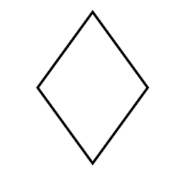
#> input picture data/diamond.png, 178 x 184 px
$ python main.py
#> lines starting #> are read from the running program, lines starting #| are printed output that depends on the picture; after the words box and inside, x2 and y2 are one past the last pixel; in counts of white or black regions, pixels touching at a corner belong together

import subprocess
import os
import cv2
import numpy as np
import pdb
#from sklearn.neighbors import NearestNeighbors
import math


# Setup directories
input_folder = "data"
output_folder = "output"
src_file = "diamond.png"
output = "gcode.out"
if not os.path.exists(output_folder):
    os.makedirs(output_folder)

# user-configurable drawing dimension in pixels
INPUT_WIDTH = 1000
INPUT_HEIGHT = 1500

# HSV thresholds for 3 uniquecolors
color_thres = {
    'green': {
        'lower': [35, 50, 50],
        'upper': [85, 255, 255]
    },
    'black': {
        'lower': [0, 0, 0],      # the HSV values may require adjustment
        'upper': [179, 50, 255]
    },
    'red': {
        'lower': [100, 50, 50],
        'upper': [130, 255, 255]
    }
}


class GcodeConverter:
    def __init__(self):
        self.M_UP = "M5"
        self.M_DOWN = "M3"
        self.color_commands = {
            'green': "G",
            'black': "B",
            'red': "R"
        }

    def get_color_contours(self, image):
        """Extract contours for each color"""
#> called with image = 'data/diamond.png'
        img = cv2.imread(image)
#> img is the input picture: shape (184, 178, 3); mean B, G, R 247.7, 247.7, 247.7
        img = cv2.resize(img, (INPUT_WIDTH, INPUT_HEIGHT))
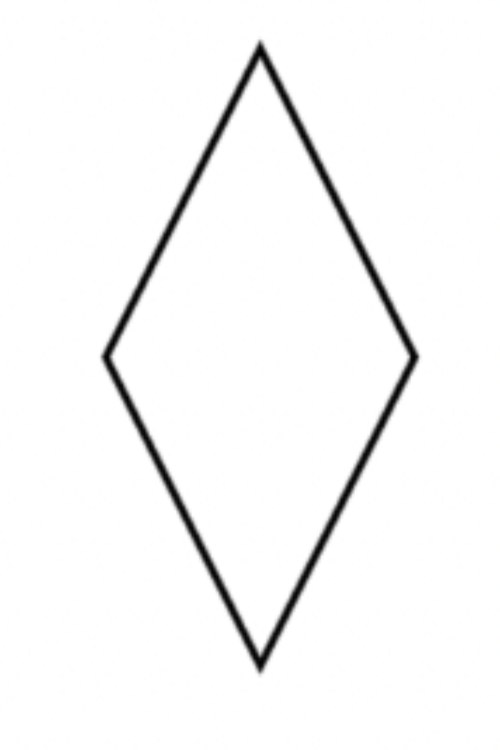
#> img: shape (1500, 1000, 3) (shown at 1/2 size); mean B, G, R 247.7, 247.7, 247.7
        hsv = cv2.cvtColor(img, cv2.COLOR_BGR2HSV)
#> hsv: shape (1500, 1000, 3); mean H, S, V 26.5, 0.5, 247.8

        color_contours = {}

        for color_name, ranges in color_thres.items():
            # Create mask
            if isinstance(ranges, list):
                mask = None
                for r in ranges:
                    range_mask = cv2.inRange(hsv, np.array(r['lower']), np.array(r['upper']))
                    mask = range_mask if mask is None else cv2.bitwise_or(mask, range_mask)
            else:
                mask = cv2.inRange(hsv, np.array(ranges['lower']), np.array(ranges['upper']))

            # find contours in this color
            contours, _ = cv2.findContours(mask, cv2.RETR_EXTERNAL, cv2.CHAIN_APPROX_SIMPLE)
            contours = [c for c in contours if cv2.contourArea(c) > 100]
            color_contours[color_name] = contours

            # Clean mask
            # kernel = np.ones((3,3), np.uint8)
            # mask = cv2.morphologyEx(mask, cv2.MORPH_OPEN, kernel)

            print(f"Found {len(contours)} contours for {color_name}")
#> this loop made 3 passes
#> contours on pass 2: [[[0, 0], [0, 1499], [999, 1499], [999, 0]]]
#| Found 0 contours for green
#| Found 1 contours for black
#| Found 0 contours for red
#> pass 2, in get_color_contours, `mask = cv2.inRange(hsv, np.array(ranges['lower']), np.array(ranges['up..`:
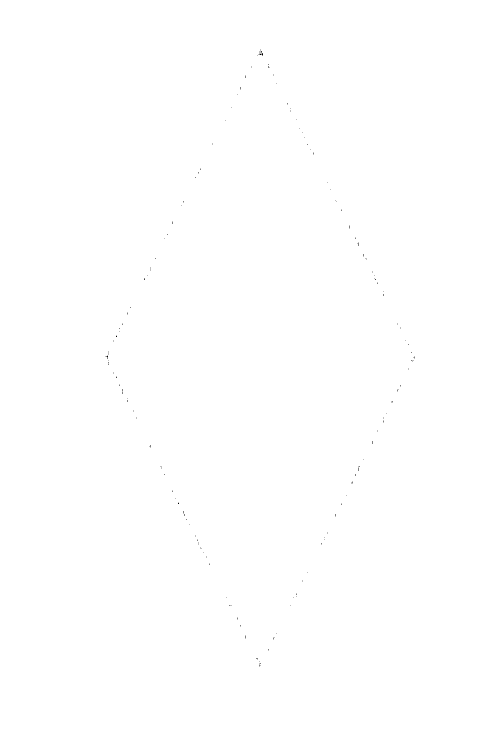
#> mask: shape (1500, 1000) (shown at 1/2 size); 100% white; black in thin lines or dots, all inside (x1, y1, x2, y2) = (211, 99, 830, 1333)
#> after the loop, color_contours = {'green': [], 'black': [[[0, 0], [0, 1499], [999, 1499], [999, 0]]], 'red': []}

        return color_contours, img

    def image_to_gcode(self, image, output_file):
        color_contours, img = self.get_color_contours(image)

        with open(output_file, 'w') as f:
            f.write("G90\n")  # Absolute positioning

            for color_name, contours in color_contours.items():
                if not contours:
                    continue

                print(f"Processing {len(contours)} contours for {color_name}")

                # Color change command
                f.write(f"{self.color_commands[color_name]}\n")

                # Process contours
                for i, contour in enumerate(contours):
                    self.write_contour(f, contour, f"{color_name}_{i+1}")
#> this loop made 3 passes
#> (color_name, contours) on passes 1, 3: ('green', []), ('red', [])
#| Processing 1 contours for black

            f.write("M30\n")  # Program end

        print(f"G-code written to {output_file}")
        return output_file

    def write_contour(self, file_handle, contour, contour_id):
        points = contour.reshape(-1, 2)
        if len(points) < 2:
            return

        # Move to start
        file_handle.write(f"G0 X{points[0][0]:.2f} Y{points[0][1]:.2f}\n")
        file_handle.write(f"{self.M_DOWN}\n")

        # Draw contour
        for point in points[1:]:
            file_handle.write(f"G1 X{point[0]:.2f} Y{point[1]:.2f}\n")

        file_handle.write(f"{self.M_UP}\n\n")


def main():
    converter = GcodeConverter()
    try:
        image_path = f"{input_folder}/{src_file}"
        output_file = converter.image_to_gcode(image_path, f"{output_folder}/{output}")
        print(f"G-code saved to: {output_file}")
    except Exception as e:
        print(f"Error: {e}")

if __name__ == "__main__":
    main()

$ run again, with data/alphabets.png copied over data/diamond.png
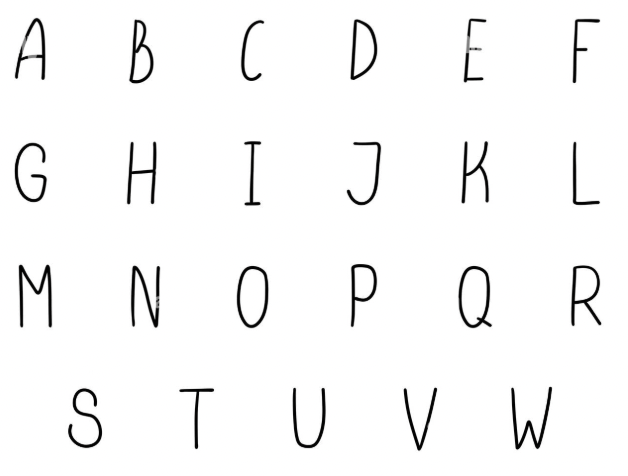
#> input picture data/alphabets.png, 628 x 476 px
#> in get_color_contours, img is the input picture: shape (476, 628, 3); mean B, G, R 247.1, 247.1, 247.1
#> in get_color_contours, `img = cv2.resize(img, (INPUT_WIDTH, INPUT_HEIGHT))`:
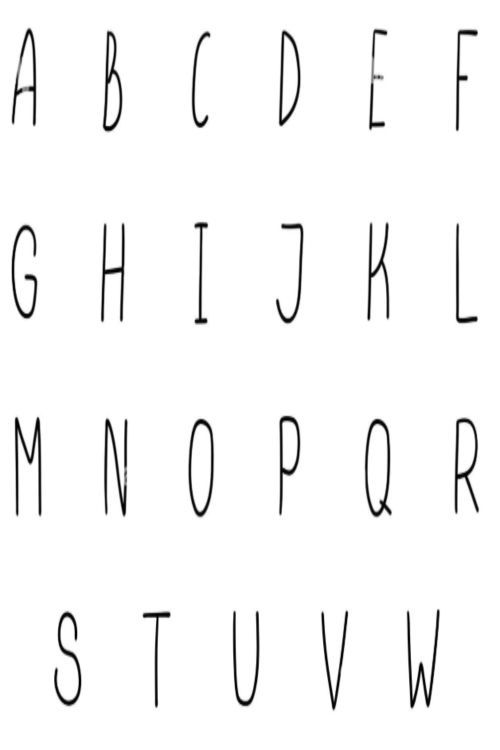
#> img: shape (1500, 1000, 3) (shown at 1/2 size); mean B, G, R 247.1, 247.1, 247.1
#> hsv: shape (1500, 1000, 3); mean H, S, V 26.7, 0.6, 247.2
#> the loop in get_color_contours, `for color_name, ranges in color_thres.items():` made 3 passes
#> contours on pass 2: [[[0, 0], [0, 1499], [999, 1499], [999, 0]]]
#> (printed output is left out)
#> pass 2, in get_color_contours, `mask = cv2.inRange(hsv, np.array(ranges['lower']), np.array(ranges['up..`:
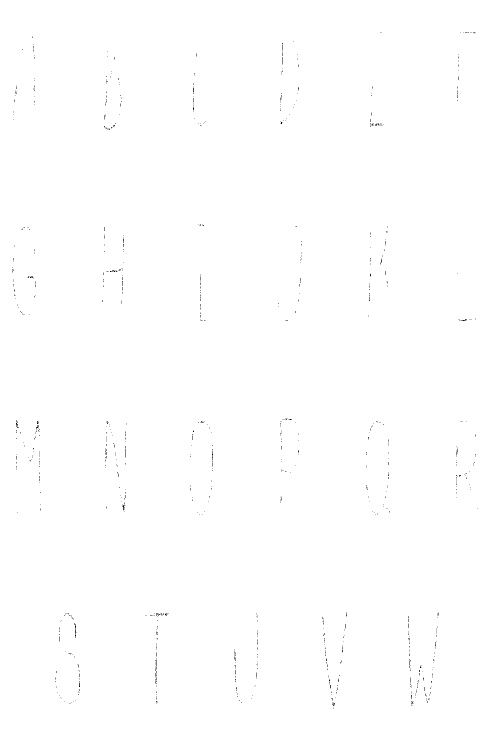
#> mask: shape (1500, 1000) (shown at 1/2 size); 99.8% white; black in thin lines or dots, all inside (x1, y1, x2, y2) = (25, 64, 955, 1417)
#> after the loop in get_color_contours, `for color_name, ranges in color_thres.items():`: color_contours = {'green': [], 'black': [[[0, 0], [0, 1499], [999, 1499], [999, 0]]], 'red': []}
#> the loop in image_to_gcode, `for color_name, contours in color_contours.items():` made 3 passes
#> (color_name, contours) on passes 1, 3: ('green', []), ('red', [])
#> (printed output is left out)

$ run again, with data/bold_triangle.png copied over data/diamond.png
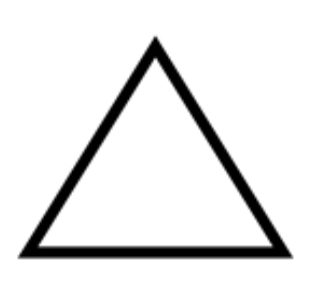
#> input picture data/bold_triangle.png, 314 x 302 px
#> in get_color_contours, img is the input picture: shape (302, 314, 3); mean B, G, R 232.3, 232.3, 232.3
#> in get_color_contours, `img = cv2.resize(img, (INPUT_WIDTH, INPUT_HEIGHT))`:
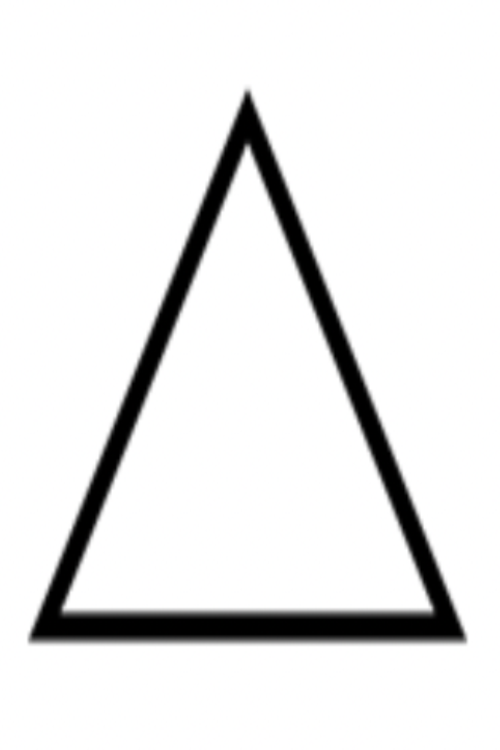
#> img: shape (1500, 1000, 3) (shown at 1/2 size); mean B, G, R 232.3, 232.3, 232.3
#> hsv: shape (1500, 1000, 3); mean H, S, V 26.1, 3.4, 232.4
#> the loop in get_color_contours, `for color_name, ranges in color_thres.items():` made 3 passes
#> contours on pass 2: [[[0, 0], [0, 1499], [999, 1499], [999, 0]]]
#> (printed output is left out)
#> pass 2, in get_color_contours, `mask = cv2.inRange(hsv, np.array(ranges['lower']), np.array(ranges['up..`:
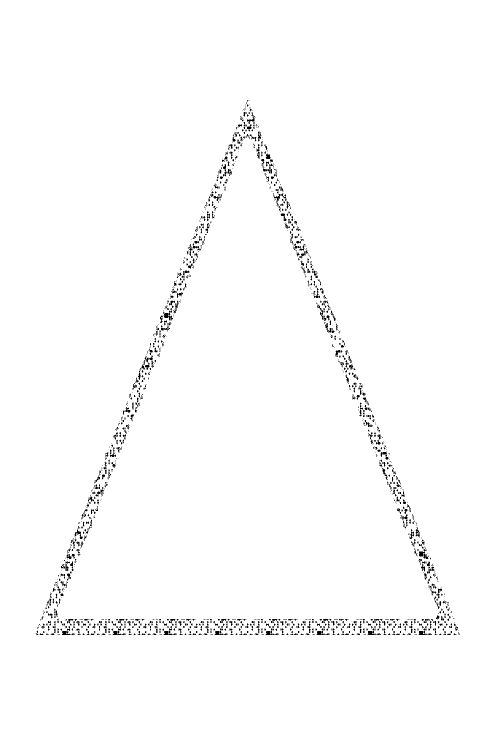
#> mask: shape (1500, 1000) (shown at 1/2 size); 98.7% white; black in thin lines or dots, all inside (x1, y1, x2, y2) = (71, 200, 920, 1270)
#> after the loop in get_color_contours, `for color_name, ranges in color_thres.items():`: color_contours = {'green': [], 'black': [[[0, 0], [0, 1499], [999, 1499], [999, 0]]], 'red': []}
#> the loop in image_to_gcode, `for color_name, contours in color_contours.items():` made 3 passes
#> (color_name, contours) on passes 1, 3: ('green', []), ('red', [])
#> (printed output is left out)

$ run again, with data/circle.png copied over data/diamond.png
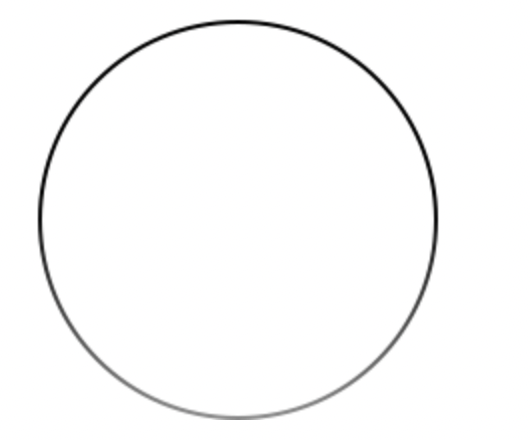
#> input picture data/circle.png, 530 x 440 px
#> in get_color_contours, img is the input picture: shape (440, 530, 3); mean B, G, R 250.4, 250.4, 250.4
#> in get_color_contours, `img = cv2.resize(img, (INPUT_WIDTH, INPUT_HEIGHT))`:
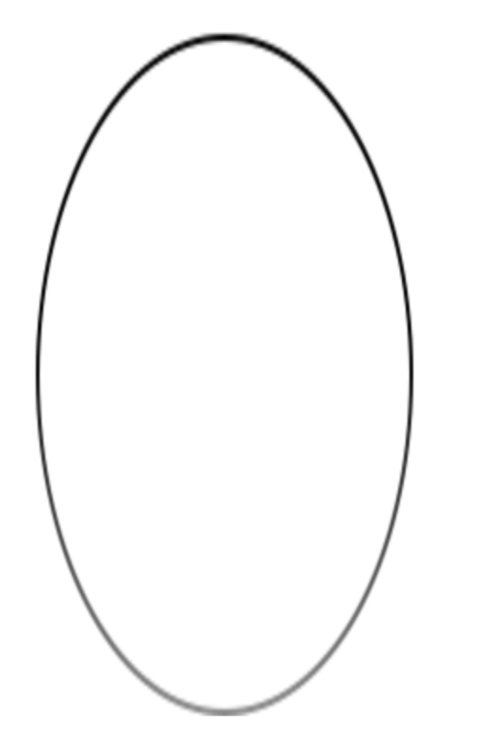
#> img: shape (1500, 1000, 3) (shown at 1/2 size); mean B, G, R 250.4, 250.4, 250.4
#> hsv: shape (1500, 1000, 3); mean H, S, V 26.7, 0.4, 250.5
#> the loop in get_color_contours, `for color_name, ranges in color_thres.items():` made 3 passes
#> contours on pass 2: [[[0, 0], [0, 1499], [999, 1499], [999, 0]]]
#> (printed output is left out)
#> after the loop in get_color_contours, `for color_name, ranges in color_thres.items():`: color_contours = {'green': [], 'black': [[[0, 0], [0, 1499], [999, 1499], [999, 0]]], 'red': []}
#> the loop in image_to_gcode, `for color_name, contours in color_contours.items():` made 3 passes
#> (color_name, contours) on passes 1, 3: ('green', []), ('red', [])
#> (printed output is left out)
